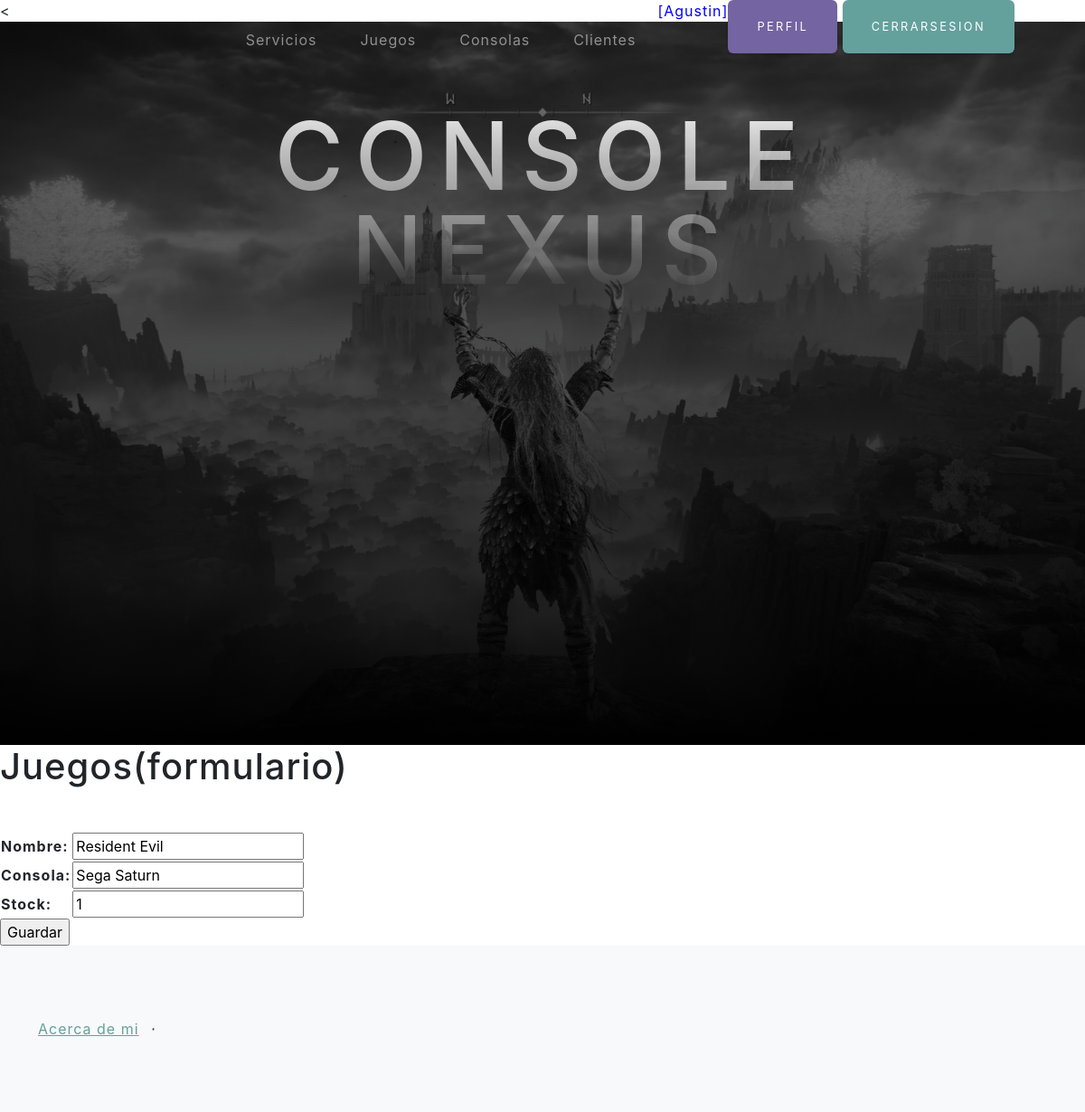
/juego_update/2 (signed in), run on the app's committed database.
### aplicacion4/models.py (models this page shows)
class Juego(models.Model):
    nombre = models.CharField(max_length=60)
    consola = models.CharField(max_length=60)
    stock = models.IntegerField()

### aplicacion4/views.py (the view)
# urls.py: path('juego_update/<id_juego>', juegoUpdate, name="juego_update"),
@login_required  # Solo usuarios autenticados pueden acceder a la vista
def juegoUpdate(request, id_juego):
    juego = Juego.objects.get(id=id_juego)  # Obtener el juego a actualizar
    if request.method == "POST":
        miForm = JuegoForm(request.POST)
        if miForm.is_valid():  # Verificar si el formulario es válido
            juego.nombre = miForm.cleaned_data.get("nombre")
            juego.consola = miForm.cleaned_data.get("consola")
            juego.stock = miForm.cleaned_data.get("stock")
            juego.save()  # Guardar los cambios actualizados en la base de datos
            contexto = {'juegos': Juego.objects.all().order_by("id")}
            return render(request, "aplicacion4/juegos.html", contexto)
    else:
        miForm = JuegoForm(
            initial={'nombre': juego.nombre, 'consola': juego.consola, 'stock': juego.stock})
    return render(request, "aplicacion4/juegosForm.html", {"form": miForm})

### aplicacion4/forms.py
class JuegoForm(forms.Form):
    nombre = forms.CharField(max_length=60, required=True)
    consola = forms.CharField(max_length=60, required=True)
    stock = forms.IntegerField(required=True)

### aplicacion4/templates/aplicacion4/juegosForm.html (shortened to what this page needs)
{% extends "aplicacion4/index.html" %}
{% block titulo %}
<h1 class="mb-5">Juegos(formulario)</h1>
{% endblock titulo %}
{% block contenido %}
<form action="" method="post">
  <table>
    {{ form.as_table }}
  </table>
  <input type="submit" value="Guardar">
</form>
{% endblock contenido %}

### aplicacion4/templates/aplicacion4/index.html (shortened to what this page needs)
<!DOCTYPE html>
<html lang="en">
    <head>
        {% load static %}
        <link href="https://cdn.jsdelivr.net/npm/bootstrap-icons@1.5.0/font/bootstrap-icons.css" rel="stylesheet" type="text/css" />
        <link href="{% static  'css/styles.css' %}" rel="stylesheet" />
        <link rel="stylesheet" href="https://cdnjs.cloudflare.com/ajax/libs/font-awesome/6.4.0/css/all.min.css">
    </head>
    <body>
        <nav class="navbar navbar-expand-lg navbar-light fixed-top" id="mainNav">
            <div class="container px-4 px-lg-5">
                <div class="collapse navbar-collapse" id="navbarResponsive">
                    <ul class="navbar-nav ms-auto">
                        <li class="nav-item"><a class="nav-link" href="{% url 'servicios' %}">Servicios</a></li>
                        <li class="nav-item"><a class="nav-link" href="{% url 'juegos' %}">Juegos</a></li>
                        <li class="nav-item"><a class="nav-link"href="{% url 'consolas' %}">Consolas</a></li>
                    {% if user.is_authenticated %}
                        <ul class="navbar-nav ms-auto">
                        <li class="nav-item"><a class="nav-link"href="{% url 'clientes' %}">Clientes</a></li>
                        <p style="color:blue">[{{user.username}}]</p>
                         <div class="text-center">
                        <a class="btn btn-secondary" href="{% url 'perfil' %}">Perfil</a></li>
                        <a class="btn btn-primary" href="{% url 'logout' %}">Cerrarsesion</a></li>
                    {% else %}
                        <a class="btn btn-primary" href="{% url 'registrar' %}">Registrarse</a>
                        <a class="btn btn-primary" href="{% url 'login' %}">Login</a>
                    {% endif %}
                    </ul>
                </div>
            </div>
        </nav>
        < <header class="masthead">
            <div class="container px-4 px-lg-5 d-flex h-50 align-items-center justify-content-center">
                <div class="d-flex justify-content-center">
                    <div class="text-center">
                        <h1 class="mx-auto my-0 text-uppercase">Console Nexus</h1>
                    </div>
                </div>
            </div>
        </header>
                            {% block titulo %}{% endblock titulo %}
        {% block contenido %}
        {% endblock contenido %}
        <footer class="footer bg-light">
            <div class="container">
                <div class="row">
                    <div class="col-lg-6 h-100 text-center text-lg-start my-auto">
                         <li class="list-inline-item"><a href="{% url 'acerca_de_mi' %}">Acerca de mi</a></li>
                            <li class="list-inline-item">⋅</li>
                    </div>
                    </div>
                </div>
        </footer>
    </body>
</html>

### data on the page
Juego: nombre "Resident Evil", consola "Sega Saturn", stock "1"

### other printed values
{{ user.username }} "Agustin"
